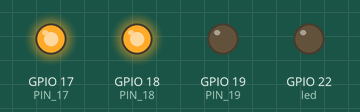
Recording of a program running on a simulated ESP32. On the bench: output pins drawn as LEDs (lit = HIGH). EEPROM starts erased.

Above: at 0.1 s.
At 0.8 s:
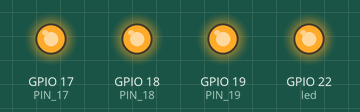
Timing chart, 0 to 2.3 s (numbered marks = the images above):
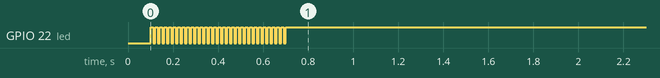

The program:

main.cpp
```cpp
/***
 * This car gate entry system is a hack to its existing remote controller interface,
 * by book keeping a elapsed time (total time), at every frame the time is written to
 * the prefrences. and if it did not complete,
 */

#include <Arduino.h>
#include <Preferences.h>
#define PIN_17 17 // stop
#define PIN_18 18 // down
#define PIN_19 19 // up

Preferences preferences;


void allOff()
{
  digitalWrite(PIN_17, HIGH);
  digitalWrite(PIN_18, HIGH);
  digitalWrite(PIN_19, HIGH);
  digitalWrite(22, HIGH);
  for(int i=0;i<30;i++){
    delay(10);
    digitalWrite(22, LOW);
    delay(10);
    digitalWrite(22, HIGH);
  }
}
void setup()
{
  // Initialize the serial monitor for debugging
  // Serial.begin(115200);

  // Initialize the pins as output
  pinMode(PIN_17, OUTPUT);
  pinMode(PIN_18, OUTPUT);
  pinMode(PIN_19, OUTPUT);
  pinMode(22, OUTPUT); // led
  digitalWrite(PIN_17, HIGH);
  digitalWrite(PIN_18, HIGH);
  digitalWrite(PIN_19, HIGH);
  digitalWrite(22, HIGH); //LED  off

  // Open Preferences with my-app namespace. Namespace is used to avoid conflicts with other programs.
  preferences.begin("power_count", false); //this is namespace

  // Read the stored power-on count, default is 0 if no value is stored.
  int powerOnCount = preferences.getInt("count", 0);

  // Increment the power-on count and save it back
  powerOnCount++;
  preferences.putInt("count", powerOnCount);

  // Check if the power-on count is odd or even
  if (powerOnCount % 4 == 1) //open gate
  {
    digitalWrite(PIN_19, LOW);
    digitalWrite(PIN_18, HIGH);
    digitalWrite(PIN_17, HIGH);
    digitalWrite(22, LOW);     // Turn ON  LED on
  }
  else if (powerOnCount % 4 == 2 || powerOnCount % 4 == 0) // stop
  {
    // Even power-on count
    digitalWrite(PIN_18, HIGH);  // Turn OFF pin 18
    digitalWrite(PIN_19, HIGH); // Turn ON pin 19
    digitalWrite(PIN_17, LOW);
    digitalWrite(22, HIGH);      // Turn LED on
    // Serial.println("Even power-on: Pin 18 OFF, Pin 19 ON");
  }
  else if (powerOnCount % 4 == 3) // Down
  {
    digitalWrite(PIN_19, HIGH);
    digitalWrite(PIN_18, LOW);
    digitalWrite(PIN_17, HIGH);
    digitalWrite(22, LOW);
  }
  delay(100);
  allOff();
  // Close the preferences to free up resources
  preferences.end();
}

void loop()
{
  // No need for loop logic in this case
}
```
